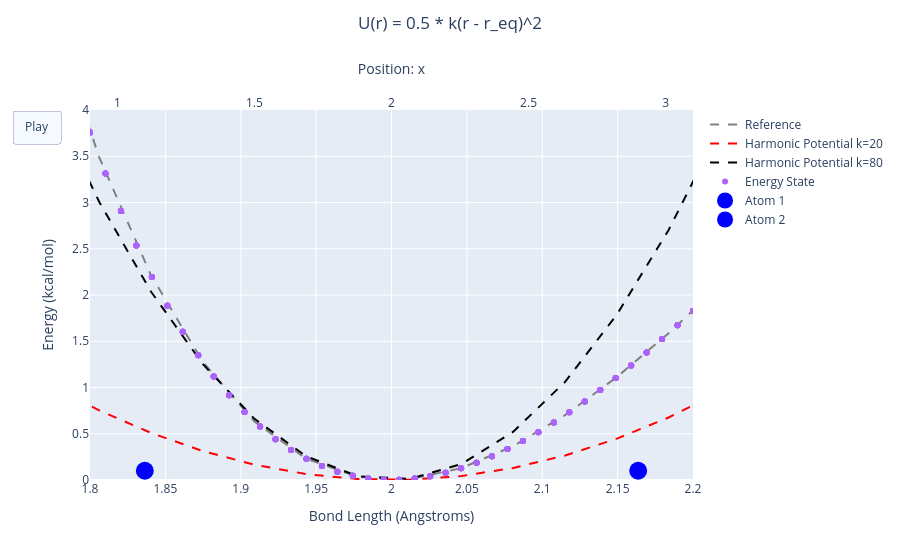

Notebook code cell kept with this figure:
### Markdown cell above
**Typically  the bond stretch term is expressed as a harmonic potential**<br>

$U_{bond} = \frac{1}{2}k(r - r_{eq})^2$

### Code cell
def compute_bond_stretch(distances, k=80.0, r_eq=2.0):
    return k * (distances - r_eq)**2

bond_stretch_ene_20 = compute_bond_stretch(distances, k=20.0)
bond_stretch_ene_80 = compute_bond_stretch(distances, k=80.0)

fig = go.Figure(
    data=[
        go.Scatter(x=distances, y=v_curve, mode='lines', line=dict(color='gray', dash='dash'), name='Reference'),
        go.Scatter(x=distances, y=bond_stretch_ene_20, mode='lines', line=dict(color='red', dash='dash'), name='Harmonic Potential k=20'),
        go.Scatter(x=distances, y=bond_stretch_ene_80, mode='lines', line=dict(color='black', dash='dash'), name='Harmonic Potential k=80'),
        go.Scatter(x=samples_distances, y=sampled_energies, mode='markers', name='Energy State'),
        go.Scatter(x=atom_a_x, y=[0.1], mode='markers', marker=dict(size=18, color='blue'), xaxis='x2', name='Atom 1'),
        go.Scatter(x=atom_b_x, y=[0.1], mode='markers', marker=dict(size=18, color='blue'), xaxis='x2', name='Atom 2')
    ],
    frames=[go.Frame(data=[
        go.Scatter(),
        go.Scatter(),
        go.Scatter(),
        go.Scatter(x=[samples_distances[i]], y=[sampled_energies[i]]),
        go.Scatter(x=[atom_a_x[i]]),
        go.Scatter(x=[atom_b_x[i]])
    ]) for i, _ in enumerate(samples_distances)]
)

fig.update_layout(
    title=dict(text=r"U(r) = 0.5 * k(r - r_eq)^2",
               x=0.5, xanchor="center", y=0.97, yanchor="top"),
    margin=dict(t=110),
    xaxis=dict(title="Bond Length (Angstroms)", range=[1.8, 2.2]),
    xaxis2=dict(title="Position: x", range=[0.9, 3.1], side='top', overlaying='x', showgrid=False),
    yaxis=dict(title="Energy (kcal/mol)", range=[0.0, 4.0]),
    updatemenus=[dict(type="buttons", buttons=[dict(label="Play", method="animate", args=[None, dict(frame=dict(duration=25, redraw=False))])])]
)

fig.show()
